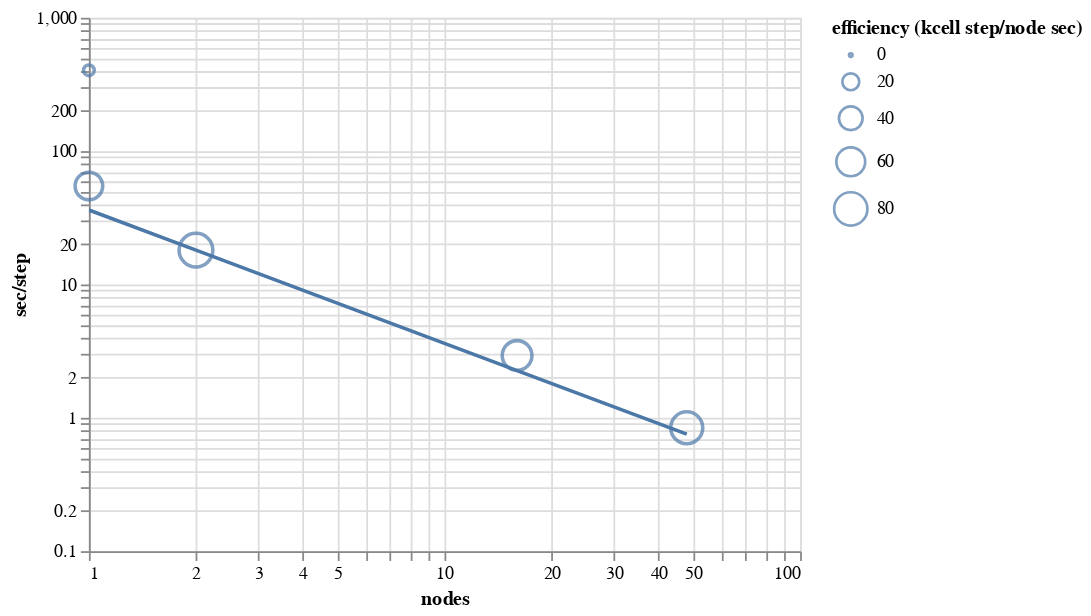

Write notebook code for a chart like this one.
### Code cell
alt.layer(points, ideal)

### Figure 1 — Vega-Lite specification as saved in the notebook (floating-point values rounded to 4 significant figures)
{"config": {"view": {"continuousWidth": 400, "continuousHeight": 300}}, "layer": [{"mark": "point", "encoding": {"size": {"type": "quantitative", "field": "efficiency (kcell step/node sec)"}, "tooltip": [{"type": "quantitative", "field": "processes"}, {"type": "quantitative", "field": "efficiency (kcell step/node sec)"}, {"type": "quantitative", "field": "cells/process"}], "x": {"type": "quantitative", "field": "nodes", "scale": {"type": "log"}}, "y": {"type": "quantitative", "field": "sec/step", "scale": {"type": "log"}}}}, {"mark": {"type": "line", "clip": true}, "encoding": {"x": {"type": "quantitative", "field": "nodes", "scale": {"type": "log"}}, "y": {"type": "quantitative", "field": "sec/step", "scale": {"type": "log"}}}, "transform": [{"calculate": "(36.20290465165228 / datum['nodes'])", "as": "sec/step"}]}], "data": {"name": "data-0ffad99665e3f4769da4fcaf26a22ea2"}, "$schema": "https://vega.github.io/schema/vega-lite/v4.8.1.json", "datasets": {"data-0ffad99665e3f4769da4fcaf26a22ea2": [{"processes": 1728, "nodes": 48, "time": 28726, "steps": 34093, "cells": 2985984, "sec/step": 0.8426, "efficiency (kcell step/node sec)": 73.83, "cells/process": 1728.0}, {"processes": 512, "nodes": 16, "time": 86000, "steps": 29315, "cells": 2985984, "sec/step": 2.934, "efficiency (kcell step/node sec)": 63.61, "cells/process": 5832.0}, {"processes": 64, "nodes": 2, "time": 86000, "steps": 4751, "cells": 2985984, "sec/step": 18.1, "efficiency (kcell step/node sec)": 82.48, "cells/process": 46660.0}, {"processes": 8, "nodes": 1, "time": 86000, "steps": 1573, "cells": 2985984, "sec/step": 54.67, "efficiency (kcell step/node sec)": 54.62, "cells/process": 373200.0}, {"processes": 1, "nodes": 1, "time": 86000, "steps": 213, "cells": 2985984, "sec/step": 403.8, "efficiency (kcell step/node sec)": 7.396, "cells/process": 2986000.0}]}}
